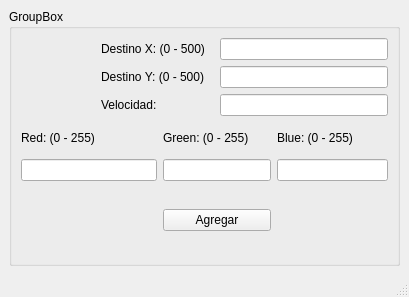
<?xml version="1.0" encoding="UTF-8"?>
<ui version="4.0">
 <class>MainWindow</class>
 <widget class="QMainWindow" name="MainWindow">
  <property name="geometry">
   <rect>
    <x>0</x>
    <y>0</y>
    <width>409</width>
    <height>297</height>
   </rect>
  </property>
  <property name="windowTitle">
   <string>MainWindow</string>
  </property>
  <widget class="QWidget" name="centralwidget">
   <layout class="QGridLayout" name="gridLayout_2">
    <item row="0" column="0">
     <widget class="QGroupBox" name="groupBox">
      <property name="title">
       <string>GroupBox</string>
      </property>
      <layout class="QGridLayout" name="gridLayout">
       <item row="4" column="2" colspan="2">
        <widget class="QLineEdit" name="lineEdit_5"/>
       </item>
       <item row="0" column="3" colspan="2">
        <widget class="QLineEdit" name="lineEdit_2"/>
       </item>
       <item row="1" column="3" colspan="2">
        <widget class="QLineEdit" name="lineEdit"/>
       </item>
       <item row="2" column="3" colspan="2">
        <widget class="QLineEdit" name="lineEdit_3"/>
       </item>
       <item row="1" column="1" colspan="2">
        <widget class="QLabel" name="label_2">
         <property name="text">
          <string>Destino Y: (0 - 500) </string>
         </property>
        </widget>
       </item>
       <item row="2" column="1">
        <widget class="QLabel" name="label_3">
         <property name="text">
          <string>Velocidad:</string>
         </property>
        </widget>
       </item>
       <item row="0" column="1" colspan="2">
        <widget class="QLabel" name="label">
         <property name="text">
          <string>Destino X: (0 - 500) </string>
         </property>
        </widget>
       </item>
       <item row="4" column="0" colspan="2">
        <widget class="QLineEdit" name="lineEdit_4"/>
       </item>
       <item row="3" column="4">
        <widget class="QLabel" name="label_6">
         <property name="text">
          <string>Blue: (0 - 255)</string>
         </property>
        </widget>
       </item>
       <item row="3" column="2" colspan="2">
        <widget class="QLabel" name="label_5">
         <property name="text">
          <string>Green: (0 - 255)</string>
         </property>
        </widget>
       </item>
       <item row="3" column="0">
        <widget class="QLabel" name="label_4">
         <property name="text">
          <string>Red: (0 - 255)</string>
         </property>
        </widget>
       </item>
       <item row="4" column="4">
        <widget class="QLineEdit" name="lineEdit_6"/>
       </item>
       <item row="5" column="2" rowspan="2" colspan="2">
        <widget class="QPushButton" name="pushButton">
         <property name="text">
          <string>Agregar</string>
         </property>
        </widget>
       </item>
      </layout>
     </widget>
    </item>
   </layout>
  </widget>
  <widget class="QMenuBar" name="menubar">
   <property name="geometry">
    <rect>
     <x>0</x>
     <y>0</y>
     <width>409</width>
     <height>22</height>
    </rect>
   </property>
  </widget>
  <widget class="QStatusBar" name="statusbar"/>
 </widget>
 <resources/>
 <connections/>
</ui>
